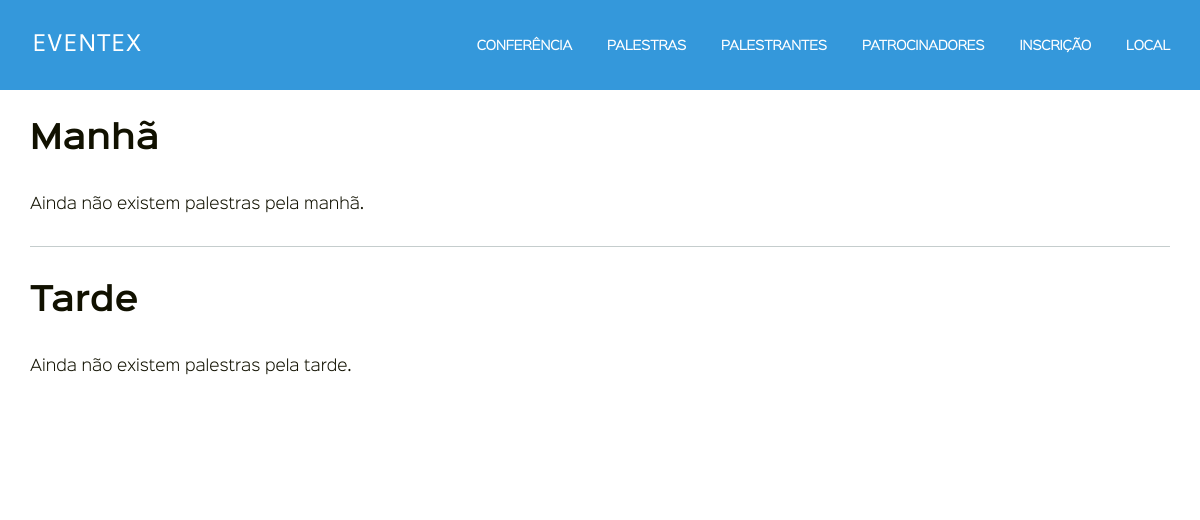
Before: /palestras/ with the older database file.
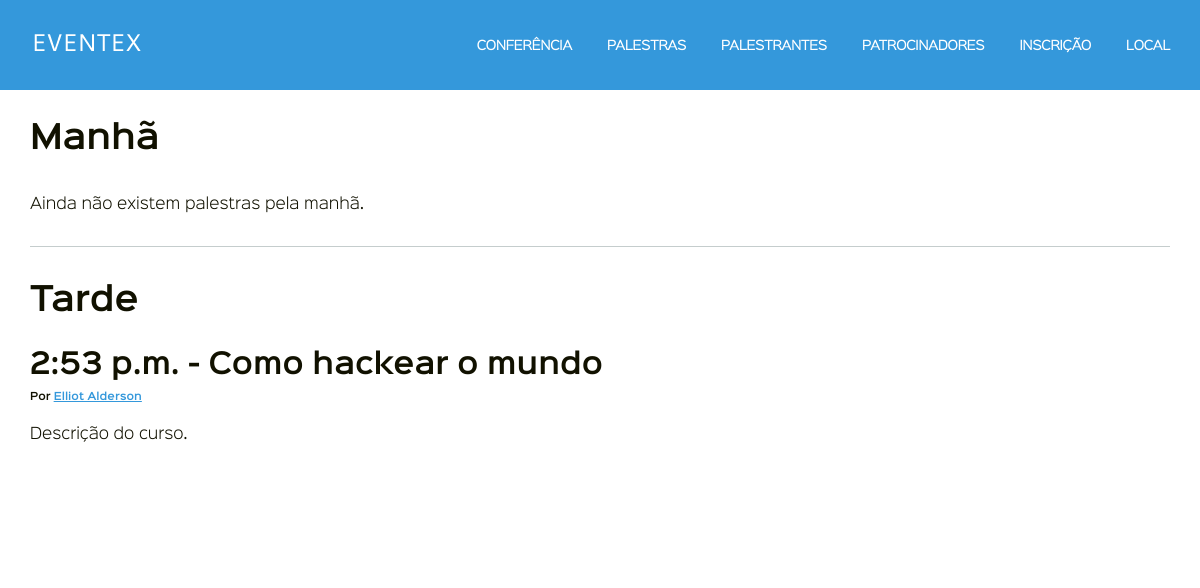
After: the same page with the newer database file.
### eventex/core/models.py (models this page shows, shortened)
class Talk(models.Model):
    title = models.CharField('título', max_length=200)
    start = models.TimeField('início', null=True, blank=True)
    description = models.TextField('descrição', blank=True)
    speakers = models.ManyToManyField('Speaker', verbose_name='palestrantes', blank=True)
    objects = PeriodManager()
    class Meta:
        ordering = ['start']
        verbose_name = 'palestra'
        verbose_name_plural = 'palestras'

class Speaker(models.Model):
    name = models.CharField('nome', max_length=255)
    slug = models.SlugField('slug')
    photo = models.URLField('foto')
    website = models.URLField('website', blank=True)
    description = models.TextField('descrição', blank=True)
    class Meta:
        verbose_name = 'palestrante'
        verbose_name_plural = 'palestrantes'
    def get_absolute_url(self):
        return r('speaker_detail', slug=self.slug)

### eventex/core/managers.py (called while the page is built)
    def at_morning(self):
        return self.filter(start__lt=self.MID_DAY)

    def at_afternoon(self):
        return self.filter(start__gte=self.MID_DAY)

### eventex/core/templates/core/talk_list.html
{% extends 'base.html' %}
{% block content %}
<section>
    <div class="talks content row padding-bottom-3 desktop-12 container">
        <h2>Manhã</h2>
        {% for talk in talk_list.at_morning %}
        {% include 'core/talk_list_snippet.html' with talk=talk only %}
        {% empty %}
        <p>Ainda não existem palestras pela manhã.</p>
        {% endfor %}
        <hr/>
        <h2>Tarde</h2>
        {% for talk in talk_list.at_afternoon %}
        {% include 'core/talk_list_snippet.html' with talk=talk only %}
        {% empty %}
        <p>Ainda não existem palestras pela tarde.</p>
        {% endfor %}
    </div>
</section>
{% endblock content %}

### eventex/core/templates/base.html (shortened to what this page needs)
{% load static %}
<!DOCTYPE html>
<html>
	<head>
        <link rel="stylesheet" href="{% static 'css/font-awesome.min.css' %}">
        <link rel="stylesheet" href="{% static 'css/basalstyle/style.min.css' %}">
        <link rel="stylesheet" href="{% static 'css/main.css' %}">
	</head>
	<body>
        <div class="header-frame row">
            {% include 'nav.html' only %}
        </div>
        {% block content %}
        {% endblock content %}
    </body>
</html>

### eventex/core/templates/nav.html (shortened to what this page needs)
<header class="header header-inline min-h-3 row desktop-12 container" role="banner">
    <div class="site-logo">
        <h1><a href="{% url 'home' %}" rel="home">Eventex</a></h1>
    </div>
    <nav class="nav-inline" role="navigation">
        <ul>
            <li><a data-scroll href="{% url 'home' %}#overview">Conferência</a></li>
            <li><a data-scroll href="{% url 'talk_list' %}">Palestras</a></li>
            <li><a data-scroll href="{% url 'home' %}#speakers">Palestrantes</a></li>
            <li><a data-scroll href="{% url 'home' %}#sponsors">Patrocinadores</a></li>
            <li><a data-scroll href="{% url 'home' %}#register">Inscrição</a></li>
            <li><a data-scroll href="{% url 'home' %}#venue">Local</a></li>
        </ul>
    </nav>
</header>

### eventex/core/templates/core/talk_list_snippet.html
<h3>{{ talk.start }} - {{ talk.title }}</h3>
<h4>Por
    {% for speaker in talk.speakers.all %}
        <a href="{{ speaker.get_absolute_url }}">{{ speaker.name }}</a>
    {% endfor %}
</h4>
<p>{{ talk.description }}</p>

### eventex/core/static/css/main.css (style rules this page uses)
body { font-family: 'sinkin_sans300_light', serif; }
h1, h2, h3, h4, h5, h6 { font-family: 'sinkin_sans600_semibold', serif; }
h1 { padding: 10px 0 14px; }
h2 { padding: 23px 0 7px; }
h3 { padding: 27px 0 11px; }
h4 { padding: 33px 0 23px; }
h1, h2 { letter-spacing: -0.006em; word-spacing: -0.05em; }
p, li, dt, dd, th, td, caption { font-size: 1.5em; line-height: 30px; }
p, ul, ol, dl { padding: 7px 0 23px; }
ul, ol { padding-right: 0; padding-left: 3.9em; }
.nav-inline li a { font-size: 1.2em; font-weight: 700; }
.header-frame { background-color: #3498db; }
.site-logo h1 a { line-height: 200px; width: 131px; height: 55px; margin: 1px 0 0 -9px; padding: 0; display: block; overflow: hidden; background: rgba(0, 0, 0, 0) url("../img/logo.png") no-repeat scroll left bottom; }
@media all and (min-width:900px) { .nav-inline li a { color: #ffffff; } }
@media all and (min-width:900px) { .header-inline .nav-inline li { margin: 0 0 0 3.5em; } }
.talks h3 { padding: 0px; min-height: 0px; }
.talks h4 { padding: 0; min-height: 1em; font-size: 1em; margin: 0; }

Changed rows visible on the page:
added Talk: start "2:53 p.m.", title "Como hackear o mundo", description "Descrição do curso."
now on this page (row edited): Speaker: name "Elliot Alderson"
Other visible differences:
text no longer shown: "Ainda não existem palestras pela tarde."
